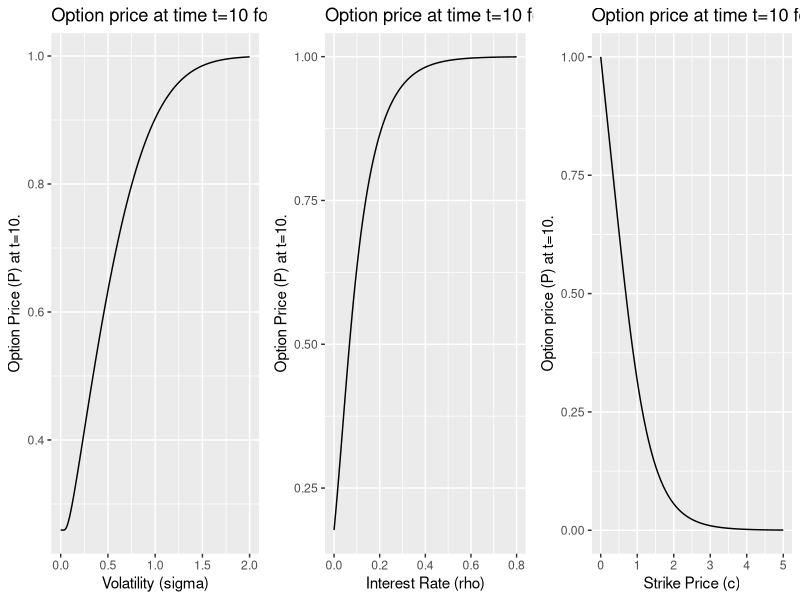
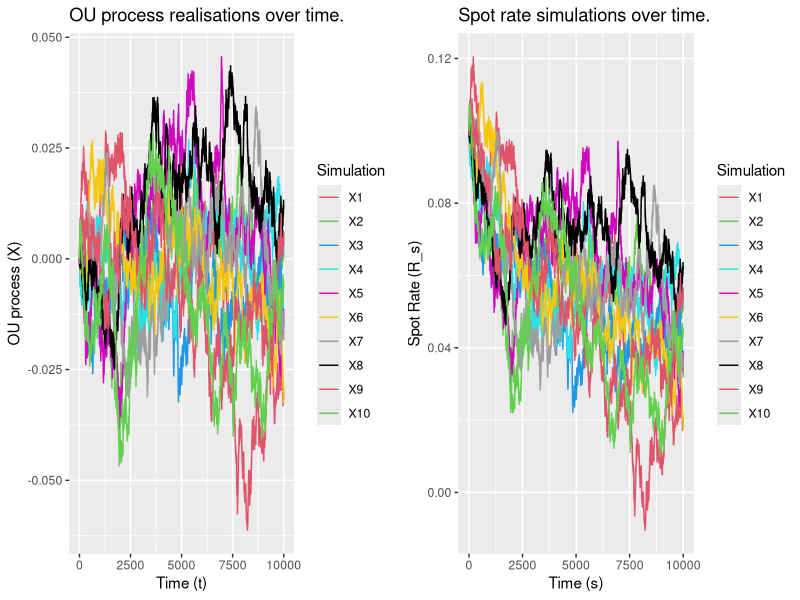
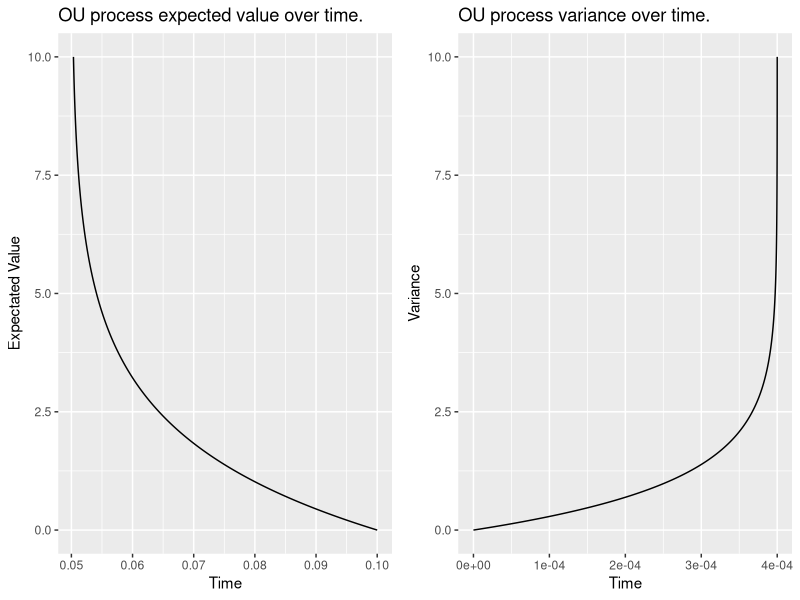
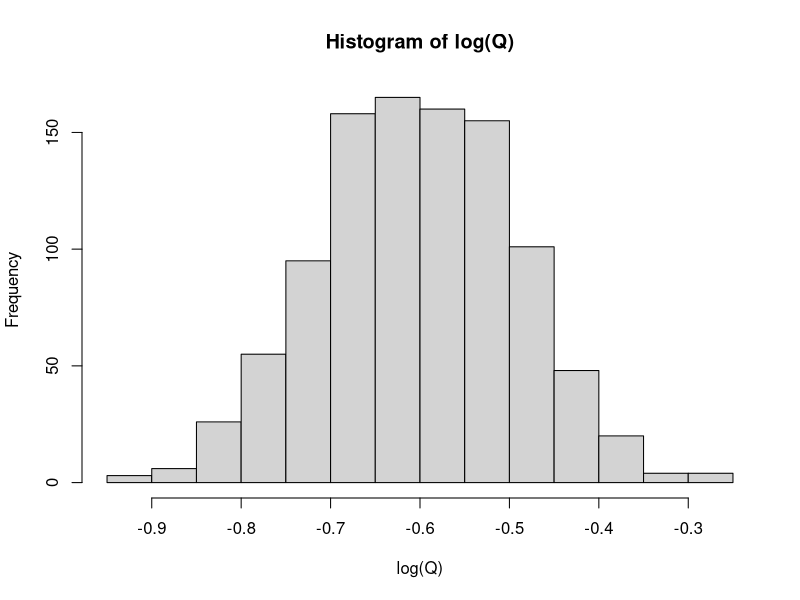
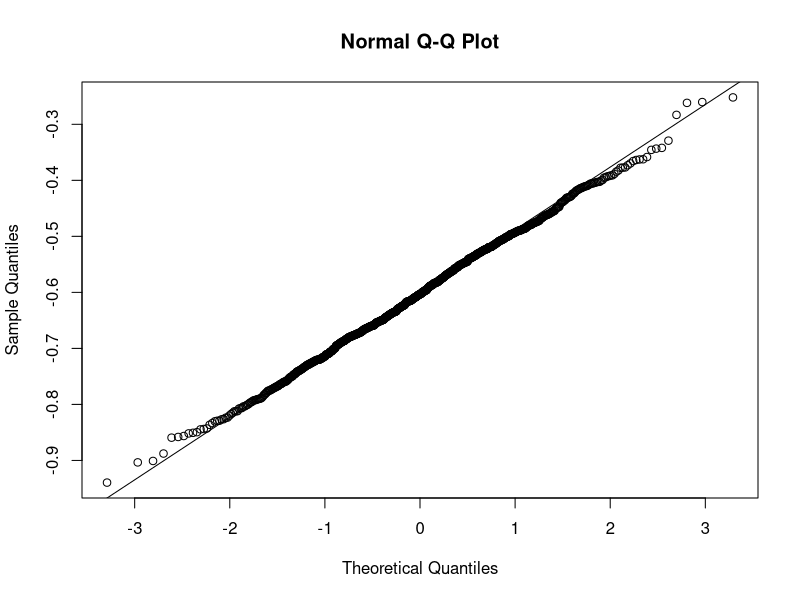

Generate these figures, in order, with R:

## --------------------------------------------

## Course: MATH580 Stochastic Processes
## Title: Implementing Black-Scholes and Vasiciek
## Author: John Inston
## Date: November 2020
## Institution: Lancaster University

## --------------------------------------------

## Section 1: Libraries & Data ----------------
install.packages(ggplot2,reshape,tidyr,gridExtra)

library(ggplot2)
library(reshape)
library(tidyr)
library(gridExtra)

## Section 2: Black-Scholes Model -----------------

## 2.1 Price series plot

# Define initial values
S0 <-  1 
sigma <- sqrt(0.02)
rho = 0.03
c <- 1
t <- seq(0, 10, by=0.001)

# Define price
P <- S0*pnorm((log(S0/c)+(rho+(sigma^2)/2)*t)/(sigma*sqrt(t)))-(c*exp(-rho*t))*pnorm((log(S0/c)+(rho-(sigma^2)/2)*t)/(sigma*sqrt(t)))

# Produce plot for figure 1
fig1 <- data.frame(P, t)
plot1 <- ggplot(data = fig1, aes(t,P))+geom_line() + 
  ggtitle("Option Price over time.") +
  xlab("Time (t)") + ylab("Option Price (P)")

## 2.2 Investigation

# Set t=10
t10<-10

## 2.2.1 Varying volatility (sigma)

# Define varying sigma 
sigma1=seq(0,2, by=0.01)

# Calculate new price series
P1<-S0*pnorm((log(S0/c)+(rho+(sigma1^2)/2)*t10)/(sigma1*sqrt(t10)))-(c*exp(-rho*t10))*pnorm((log(S0/c)+(rho-(sigma1^2)/2)*t10)/(sigma1*sqrt(t10)))

# Produce plot for figure 2
fig2 <- data.frame(P1, sigma1)
plot2 <- ggplot(data = fig2, aes(sigma1,P1))+geom_line() + 
  ggtitle("Option price at time t=10 for various volatility levels.") +
  xlab("Volatility (sigma)") + ylab("Option Price (P) at t=10.")

## 2.2.2 Varying interest rate (rho)

# Define varying rho
rho2 <-seq(0, 0.8, by=0.005) 

# Calculate new price series
P2 <- S0*pnorm((log(S0/c)+(rho2+(sigma^2)/2)*t10)/(sigma*sqrt(t10)))-(c*exp(-rho2*t10))*pnorm((log(S0/c)+(rho2-(sigma^2)/2)*t10)/(sigma*sqrt(t10)))

# Produce plot for figure 3
fig3 <- data.frame(P2, rho2)
plot3 <- ggplot(data = fig3, aes(rho2,P2))+geom_line() + 
  ggtitle("Option price at time t=10 for various interest rates.") +
  xlab("Interest Rate (rho)") + ylab("Option Price (P) at t=10.")

## 2.2.3 Varying strike price (c)

# Define varying c
c3 <- seq(0,5, by=0.01)

# Calculate new price series
P3 <- S0*pnorm((log(S0/c3)+(rho+(sigma^2)/2)*t10)/(sigma*sqrt(t10)))-(c3*exp(-rho*t10))*pnorm((log(S0/c3)+(rho-(sigma^2)/2)*t10)/(sigma*sqrt(t10)))

# Produce plot for figure 4
fig4 <- data.frame(P3, c3)
plot4 <- ggplot(data = fig4, aes(c3,P3))+geom_line() + 
  ggtitle("Option price at time t=10 for various strike prices.") +
  xlab("Strike Price (c)") + ylab("Option price (P) at t=10.")

# Combining figures 2, 3 and 4
grid.arrange(plot2, plot3, plot4, ncol=3)



## Section 3: OU Process -----------------

## Define the OU function

rOU <- function(n,N,Delta,theta,sigma){ 
  times<-(0:n)*Delta ##vector of t_0,t_1,..,t_n 
  X<-matrix(0,nrow=N,ncol=n+1)
  for(i in 1:n){
    x<-X[,i]#current value
    m<-x*exp(-theta*Delta) #mean of new value 
    v<-sigma^2*(1-exp(-2*theta*Delta))/(2*theta) ##variance of new value 
    X[,i+1]=rnorm(N,m,sqrt(v)) ##simulate new value
  }
  return(list(X=X,times=times)) 
}

# Define initial conditions 

n=10000
N=10
Delta=10/n
theta=0.5
sigma=0.02

# Calculate 10 realisations of the OU process using our function
OU=rOU(n, N, Delta, theta, sigma)

# Produce plot for Figure 5
tX = data.frame(t(OU$X))
fig5 = data.frame(x=seq_along(tX[,1]), tX)
fig5 = melt(fig5, id.vars = "x")
cols = 2:11
plot5 = ggplot(fig5, aes(x = x, y = value, color = variable)) +
  geom_line()+ggtitle("OU process realisations over time.") +
  xlab("Time (t)") + ylab("OU process (X)")+
  guides(color = guide_legend(title = "Simulation"))+
  scale_color_manual(values = cols)


# Define transformation conditions
R0=0.1
mu=0.05

# Transform OU process

R=matrix(0, nrow=N, ncol=n+1)
for(i in 1:N){
  R[i,]=exp(-theta*OU$times)*R0+(1-exp(-theta*OU$times))*mu+OU$X[i,]
}

# Produce plot for Figure 6
tR = data.frame(t(R))
fig6 <- data.frame(x = seq_along(tR[, 1]), tR)
fig6 <- melt(fig6, id.vars = "x")
cols = 2:11
plot6 = ggplot(fig6, aes(x = x, y = value, color = variable)) +
  geom_line()+ggtitle("Spot rate simulations over time.") +
  xlab("Time (s)") + ylab("Spot Rate (R_s)")+
  guides(color = guide_legend(title = "Simulation"))+
  scale_color_discrete(labels = paste("S", 1:10))+
  scale_color_manual(values = cols)
  
# Combining figures 5 and 6
grid.arrange(plot5, plot6, ncol=2)

## Plot the Expectation and Variance

expRt=exp(-theta*OU$times)*R0+(1-exp(-theta*OU$times))*mu

fig7 = data.frame(expRt, OU$times)
plot7 = ggplot(data = fig7, aes(expRt,OU.times))+geom_line() + 
  ggtitle("OU process expected value over time.") +
  xlab("Time") + ylab("Expectated Value")

varRt=(sigma^2/(2*theta))*(1-exp(-2*theta*OU$times))

fig8 = data.frame(varRt, OU$times)
plot8 = ggplot(data = fig8, aes(varRt,OU.times))+geom_line() + 
  ggtitle("OU process variance over time.") +
  xlab("Time") + ylab("Variance")

# Combine figures 7 and 8
grid.arrange(plot7, plot8, ncol=2)


## Section 4: Vasicek Model -----------------

# Matrix to store Q
Q=matrix(0,nrow=N,ncol=n+1) 

# Loop to generate values of Q
for(i in 1:N){
  Q[i,]=exp(-Delta*cumsum(R[i,]))
}

# Plot bond price over time
tQ = data.frame(t(Q))
fig9 <- data.frame(x = seq_along(tQ[,1]),tQ)
fig9 <- melt(fig9, id.vars = "x")
cols = 2:11
plot9 = ggplot(fig9, aes(x = x, y = value, color = variable)) +
  geom_line()+ggtitle("Bond price Qt over time t.") +
  xlab("Time (t)") + ylab("Bond Price (Qt)")+
  guides(color = guide_legend(title = "Simulation"))+
  scale_color_manual(values = cols)


## Distribution of Qt

#Simulate 1000 realisations of Rt at t=10 (n=1000, delta=10/n so t=n*delta=10)

N1=1000
OU1=rOU(n, N1, Delta, theta, sigma)

R1=matrix(0, nrow=N1, ncol=n+1)

for(i in 1:N1){
  R1[i,]=exp(-theta*OU1$times)*R0+(1-exp(-theta*OU1$times))*mu+OU1$X[i,]
}

Q=rep(0, N1)
for(i in 1:N1){
  Q[i]=exp(-Delta*sum(R1[i, 2:(n+1)]))
}

hist(log(Q))
qqnorm(log(Q))
qqline(log(Q))
